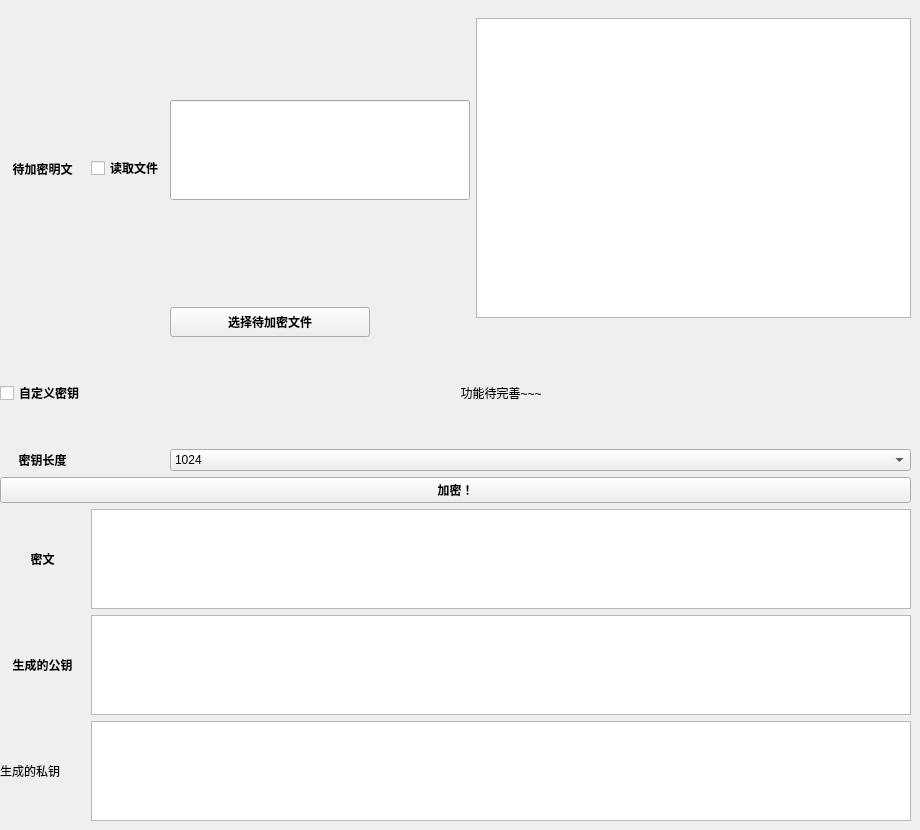
      <widget class="QWidget" name="page_19">
       <widget class="QWidget" name="gridLayoutWidget_9">
        <property name="geometry">
         <rect>
          <x>0</x>
          <y>0</y>
          <width>911</width>
          <height>821</height>
         </rect>
        </property>
        <layout class="QGridLayout" name="gridLayout_10">
         <item row="4" column="1" colspan="3">
          <widget class="QLabel" name="label_29">
           <property name="text">
            <string>功能待完善~~~</string>
           </property>
           <property name="alignment">
            <set>Qt::AlignCenter</set>
           </property>
          </widget>
         </item>
         <item row="5" column="2" colspan="2">
          <widget class="QComboBox" name="comboBox_2">
           <item>
            <property name="text">
             <string>1024</string>
            </property>
           </item>
           <item>
            <property name="text">
             <string>2048</string>
            </property>
           </item>
           <item>
            <property name="text">
             <string>4096</string>
            </property>
           </item>
          </widget>
         </item>
         <item row="5" column="0">
          <widget class="QLabel" name="label_37">
           <property name="maximumSize">
            <size>
             <width>300</width>
             <height>16777215</height>
            </size>
           </property>
           <property name="font">
            <font>
             <weight>75</weight>
             <bold>true</bold>
            </font>
           </property>
           <property name="text">
            <string>密钥长度</string>
           </property>
           <property name="alignment">
            <set>Qt::AlignCenter</set>
           </property>
          </widget>
         </item>
         <item row="2" column="2">
          <widget class="QPushButton" name="pushButton_49">
           <property name="maximumSize">
            <size>
             <width>200</width>
             <height>30</height>
            </size>
           </property>
           <property name="font">
            <font>
             <weight>75</weight>
             <bold>true</bold>
            </font>
           </property>
           <property name="layoutDirection">
            <enum>Qt::LeftToRight</enum>
           </property>
           <property name="text">
            <string>选择待加密文件</string>
           </property>
           <property name="checkable">
            <bool>false</bool>
           </property>
          </widget>
         </item>
         <item row="6" column="0" colspan="4">
          <widget class="QPushButton" name="pushButton_50">
           <property name="font">
            <font>
             <weight>75</weight>
             <bold>true</bold>
            </font>
           </property>
           <property name="text">
            <string>加密！</string>
           </property>
          </widget>
         </item>
         <item row="7" column="0">
          <widget class="QLabel" name="label_41">
           <property name="font">
            <font>
             <weight>75</weight>
             <bold>true</bold>
            </font>
           </property>
           <property name="text">
            <string>密文</string>
           </property>
           <property name="alignment">
            <set>Qt::AlignCenter</set>
           </property>
          </widget>
         </item>
         <item row="0" column="3" rowspan="3">
          <widget class="QPlainTextEdit" name="plainTextEdit_19">
           <property name="maximumSize">
            <size>
             <width>16777215</width>
             <height>300</height>
            </size>
           </property>
          </widget>
         </item>
         <item row="0" column="2" rowspan="2">
          <widget class="QLineEdit" name="lineEdit_13">
           <property name="maximumSize">
            <size>
             <width>300</width>
             <height>100</height>
            </size>
           </property>
          </widget>
         </item>
         <item row="0" column="0" rowspan="3">
          <widget class="QLabel" name="label_27">
           <property name="font">
            <font>
             <weight>75</weight>
             <bold>true</bold>
            </font>
           </property>
           <property name="text">
            <string>待加密明文</string>
           </property>
           <property name="alignment">
            <set>Qt::AlignCenter</set>
           </property>
          </widget>
         </item>
         <item row="7" column="1" colspan="3">
          <widget class="QTextEdit" name="textEdit_11">
           <property name="maximumSize">
            <size>
             <width>16777215</width>
             <height>100</height>
            </size>
           </property>
          </widget>
         </item>
         <item row="8" column="1" colspan="3">
          <widget class="QTextEdit" name="textEdit_12">
           <property name="maximumSize">
            <size>
             <width>16777215</width>
             <height>100</height>
            </size>
           </property>
          </widget>
         </item>
         <item row="0" column="1" rowspan="3">
          <widget class="QCheckBox" name="checkBox_14">
           <property name="font">
            <font>
             <weight>75</weight>
             <bold>true</bold>
            </font>
           </property>
           <property name="text">
            <string>读取文件</string>
           </property>
          </widget>
         </item>
         <item row="4" column="0">
          <widget class="QCheckBox" name="checkBox_17">
           <property name="maximumSize">
            <size>
             <width>16777215</width>
             <height>100</height>
            </size>
           </property>
           <property name="font">
            <font>
             <weight>75</weight>
             <italic>false</italic>
             <bold>true</bold>
            </font>
           </property>
           <property name="text">
            <string>自定义密钥</string>
           </property>
          </widget>
         </item>
         <item row="8" column="0">
          <widget class="QLabel" name="label_42">
           <property name="font">
            <font>
             <weight>75</weight>
             <bold>true</bold>
            </font>
           </property>
           <property name="text">
            <string>生成的公钥</string>
           </property>
           <property name="alignment">
            <set>Qt::AlignCenter</set>
           </property>
          </widget>
         </item>
         <item row="9" column="0">
          <widget class="QLabel" name="label_43">
           <property name="text">
            <string>生成的私钥</string>
           </property>
          </widget>
         </item>
         <item row="9" column="1" colspan="3">
          <widget class="QTextEdit" name="textEdit_14">
           <property name="maximumSize">
            <size>
             <width>16777215</width>
             <height>100</height>
            </size>
           </property>
          </widget>
         </item>
        </layout>
       </widget>
      </widget>
